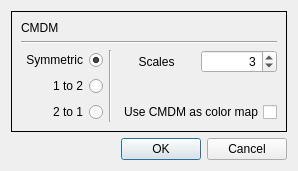
<?xml version="1.0" encoding="UTF-8"?>
<ui version="4.0">
  <class>CMDMDialog</class>
  <widget class="QDialog" name="CMDMDialog">
    <property name="geometry">
      <rect>
        <x>0</x>
        <y>0</y>
        <width>273</width>
        <height>164</height>
      </rect>
    </property>
    <property name="windowTitle">
      <string>CMDM</string>
    </property>
    <layout class="QVBoxLayout" name="verticalLayout">
      <item>
        <widget class="QFrame" name="frame">
          <property name="frameShape">
            <enum>QFrame::Box</enum>
          </property>
          <property name="frameShadow">
            <enum>QFrame::Plain</enum>
          </property>
          <layout class="QVBoxLayout" name="verticalLayout_2">
            <item>
              <layout class="QVBoxLayout" name="verticalLayout_6">
                <item>
                  <widget class="QLabel" name="label_2">
                    <property name="text">
                      <string>CMDM</string>
                    </property>
                  </widget>
                </item>
              </layout>
            </item>
            <item>
              <widget class="Line" name="line">
                <property name="orientation">
                  <enum>Qt::Horizontal</enum>
                </property>
              </widget>
            </item>
            <item>
              <layout class="QHBoxLayout" name="horizontalLayout_2">
                <item>
                  <layout class="QVBoxLayout" name="verticalLayout_4">
                    <item>
                      <widget class="QRadioButton" name="radioButton_Sym">
                        <property name="layoutDirection">
                          <enum>Qt::RightToLeft</enum>
                        </property>
                        <property name="text">
                          <string>Symmetric</string>
                        </property>
                        <property name="checked">
                          <bool>true</bool>
                        </property>
                      </widget>
                    </item>
                    <item>
                      <widget class="QRadioButton" name="radioButton_1to2">
                        <property name="layoutDirection">
                          <enum>Qt::RightToLeft</enum>
                        </property>
                        <property name="text">
                          <string>1 to 2</string>
                        </property>
                        <property name="checked">
                          <bool>false</bool>
                        </property>
                      </widget>
                    </item>
                    <item>
                      <widget class="QRadioButton" name="radioButton_2to1">
                        <property name="layoutDirection">
                          <enum>Qt::RightToLeft</enum>
                        </property>
                        <property name="text">
                          <string>2 to 1</string>
                        </property>
                      </widget>
                    </item>
                  </layout>
                </item>
                <item>
                  <widget class="Line" name="line_2">
                    <property name="orientation">
                      <enum>Qt::Vertical</enum>
                    </property>
                  </widget>
                </item>
                <item>
                  <layout class="QVBoxLayout" name="verticalLayout_5">
                    <item>
                      <layout class="QHBoxLayout" name="horizontalLayout_3">
                        <item>
                          <widget class="QLabel" name="label">
                            <property name="text">
                              <string>Scales</string>
                            </property>
                            <property name="alignment">
                              <set>Qt::AlignCenter</set>
                            </property>
                          </widget>
                        </item>
                        <item>
                          <widget class="QSpinBox" name="spinBox_scales">
                            <property name="alignment">
                              <set>Qt::AlignRight|Qt::AlignTrailing|Qt::AlignVCenter</set>
                            </property>
                            <property name="buttonSymbols">
                              <enum>QAbstractSpinBox::UpDownArrows</enum>
                            </property>
                            <property name="value">
                              <number>3</number>
                            </property>
                          </widget>
                        </item>
                      </layout>
                    </item>
                    <item>
                      <spacer name="verticalSpacer">
                        <property name="orientation">
                          <enum>Qt::Vertical</enum>
                        </property>
                        <property name="sizeHint" stdset="0">
                          <size>
                            <width>20</width>
                            <height>40</height>
                          </size>
                        </property>
                      </spacer>
                    </item>
                    <item>
                      <widget class="QCheckBox" name="checkBox_color">
                        <property name="layoutDirection">
                          <enum>Qt::RightToLeft</enum>
                        </property>
                        <property name="text">
                          <string>Use CMDM as color map</string>
                        </property>
                        <property name="checked">
                          <bool>false</bool>
                        </property>
                      </widget>
                    </item>
                  </layout>
                </item>
              </layout>
            </item>
          </layout>
        </widget>
      </item>
      <item>
        <widget class="QDialogButtonBox" name="buttonBox">
          <property name="orientation">
            <enum>Qt::Horizontal</enum>
          </property>
          <property name="standardButtons">
            <set>QDialogButtonBox::Cancel|QDialogButtonBox::Ok</set>
          </property>
        </widget>
      </item>
    </layout>
  </widget>
  <resources/>
  <connections>
    <connection>
      <sender>buttonBox</sender>
      <signal>accepted()</signal>
      <receiver>CMDMDialog</receiver>
      <slot>accept()</slot>
      <hints>
        <hint type="sourcelabel">
          <x>248</x>
          <y>254</y>
        </hint>
        <hint type="destinationlabel">
          <x>157</x>
          <y>274</y>
        </hint>
      </hints>
    </connection>
    <connection>
      <sender>buttonBox</sender>
      <signal>rejected()</signal>
      <receiver>CMDMDialog</receiver>
      <slot>reject()</slot>
      <hints>
        <hint type="sourcelabel">
          <x>316</x>
          <y>260</y>
        </hint>
        <hint type="destinationlabel">
          <x>286</x>
          <y>274</y>
        </hint>
      </hints>
    </connection>
  </connections>
</ui>
